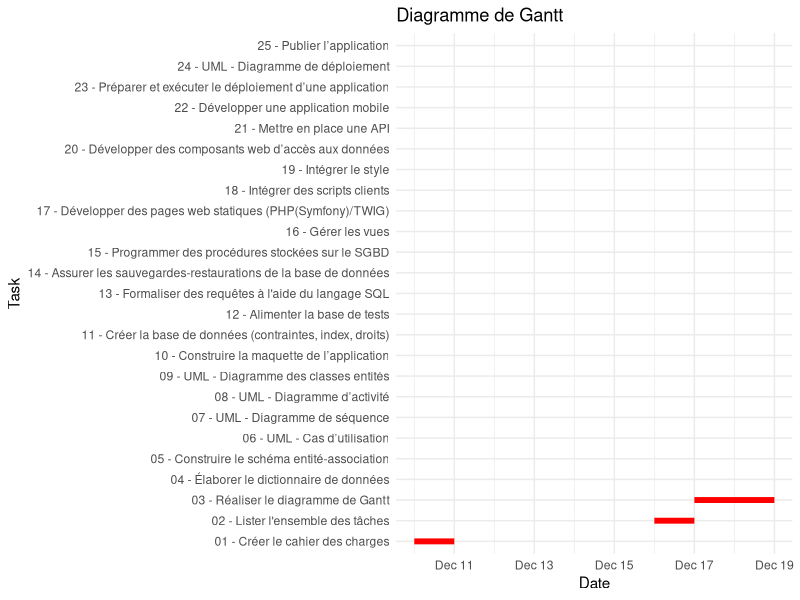

Write R code to recreate this figure.
# Charger les packages nécessaires
library(ggplot2)
library(lubridate)

Task01 = "01 - Créer le cahier des charges"
StartDate01 = "2024-12-10"
EndDate01 = "2024-12-11"
Task02 = "02 - Lister l'ensemble des tâches"
StartDate02 = "2024-12-16"
EndDate02 = "2024-12-17"
Task03 = "03 - Réaliser le diagramme de Gantt"
StartDate03 = "2024-12-17"
EndDate03 = "2024-12-19"
Task04 = "04 - Élaborer le dictionnaire de données"
StartDate04 = ""
EndDate04 = ""
Task05 = "05 - Construire le schéma entité-association"
StartDate05 = ""
EndDate05 = ""
Task06 = "06 - UML - Cas d’utilisation"
StartDate06 = ""
EndDate06 = ""
Task07 = "07 - UML - Diagramme de séquence"
StartDate07 = ""
EndDate07 = ""
Task08 = "08 - UML - Diagramme d’activité"
StartDate08 = ""
EndDate08 = ""
Task09 = "09 - UML - Diagramme des classes entités"
StartDate09 = ""
EndDate09 = ""
Task10 = "10 - Construire la maquette de l’application"
StartDate10 = ""
EndDate10 = ""
Task11 = "11 - Créer la base de données (contraintes, index, droits)"
StartDate11 = ""
EndDate11 = ""
Task12 = "12 - Alimenter la base de tests"
StartDate12 = ""
EndDate12 = ""
Task13 = "13 - Formaliser des requêtes à l'aide du langage SQL"
StartDate13 = ""
EndDate13 = ""
Task14 = "14 - Assurer les sauvegardes-restaurations de la base de données"
StartDate14 = ""
EndDate14 = ""
Task15 = "15 - Programmer des procédures stockées sur le SGBD"
StartDate15 = ""
EndDate15 = ""
Task16 = "16 - Gérer les vues"
StartDate16 = ""
EndDate16 = ""
Task17 = "17 - Développer des pages web statiques (PHP(Symfony)/TWIG)"
StartDate17 = ""
EndDate17 = ""
Task18 = "18 - Intégrer des scripts clients"
StartDate18 = ""
EndDate18 = ""
Task19 = "19 - Intégrer le style"
StartDate19 = ""
EndDate19 = ""
Task20 = "20 - Développer des composants web d’accès aux données"
StartDate20 = ""
EndDate20 = ""
Task21 = "21 - Mettre en place une API"
StartDate21 = ""
EndDate21 = ""
Task22 = "22 - Développer une application mobile"
StartDate22 = ""
EndDate22 = ""
Task23 = "23 - Préparer et exécuter le déploiement d’une application"
StartDate23 = ""
EndDate23 = ""
Task24 = "24 - UML - Diagramme de déploiement"
StartDate24 = ""
EndDate24 = ""
Task25 = "25 - Publier l’application"
StartDate25 = ""
EndDate25 = ""

# Créer un dataframe avec les données du projet
project <- data.frame(
    Task = c(Task01, Task02, Task03, Task04, Task05, Task06, Task07, Task08, Task09, Task10, Task11, Task12, Task13, Task14, Task15, Task16, Task17, Task18, Task19, Task20, Task21, Task22, Task23, Task24, Task25),
    Start = as.Date(c(StartDate01, StartDate02, StartDate03, StartDate04, StartDate05, StartDate06, StartDate07, StartDate08, StartDate09, StartDate10, StartDate11, StartDate12, StartDate13, StartDate14, StartDate15, StartDate16, StartDate17, StartDate18, StartDate19, StartDate20, StartDate21, StartDate22, StartDate23, StartDate24, StartDate25)),
    End = as.Date(c(EndDate01, EndDate02, EndDate03, EndDate04, EndDate05, EndDate06, EndDate07, EndDate08, EndDate09, EndDate10, EndDate11, EndDate12, EndDate13, EndDate14, EndDate15, EndDate16, EndDate17, EndDate18, EndDate19, EndDate20, EndDate21, EndDate22, EndDate23, EndDate24, EndDate25))
)

# Créer le diagramme de Gantt
gantt_plot <- ggplot(project, aes(x = Start, xend = End, y = Task, yend = Task)) +
    geom_segment(size = 2, color = "red") +
    labs(title = "Diagramme de Gantt", x = "Date", y = "Task") +
    theme_minimal()

# Afficher le diagramme de Gantt
print(gantt_plot)

# Commande terminal pour générer le diagramme :
# Rscript gantt_diagram.r
